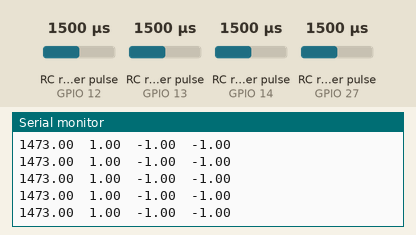
Simulated run of this sketch. Board: ESP32. Parts: the last lines printed to the serial monitor. Wiring (inferred from the names in the program): 4 × RC receiver channel: data GPIO 12 / data GPIO 13 / data GPIO 14 / data GPIO 27. The inputs (shaded band) are chosen by the test bench; at power-on: RC receiver pulse (sensors on GPIO 12, GPIO 13, GPIO 14, GPIO 27) 1500 µs.

Above: at 1.2 s.
1.3 s: RC receiver pulse (sensor on GPIO 12) set to 1020 µs
At 1.8 s:
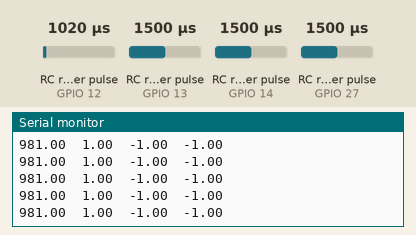
2.8 s: RC receiver pulse (sensor on GPIO 13) set to 1020 µs
At 3.6 s:
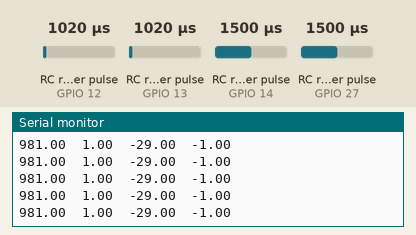
4.3 s: RC receiver pulse (sensor on GPIO 14) set to 1020 µs
At 5.1 s:
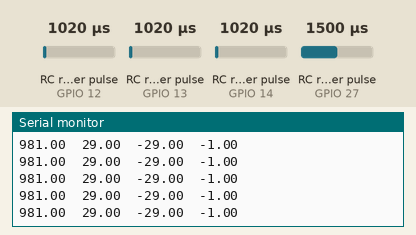
5.8 s: RC receiver pulse (sensor on GPIO 27) set to 1020 µs
At 6.3 s:
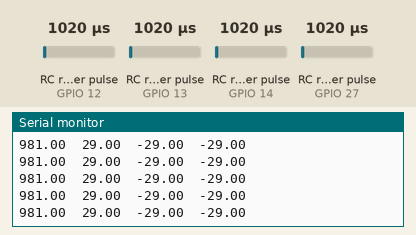
7.3 s: RC receiver pulse (sensor on GPIO 12) set to 1250 µs
At 8.3 s:
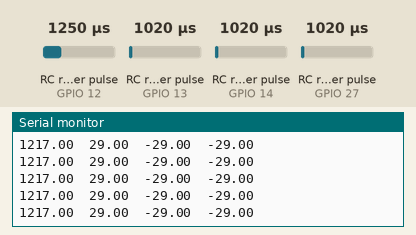
8.8 s: RC receiver pulse (sensor on GPIO 13) set to 1250 µs
At 9.8 s:
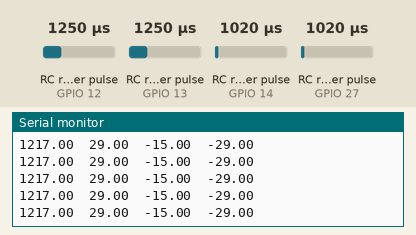
Timing chart, 0 to 11.3 s (numbered marks = the images above; inputs shaded):
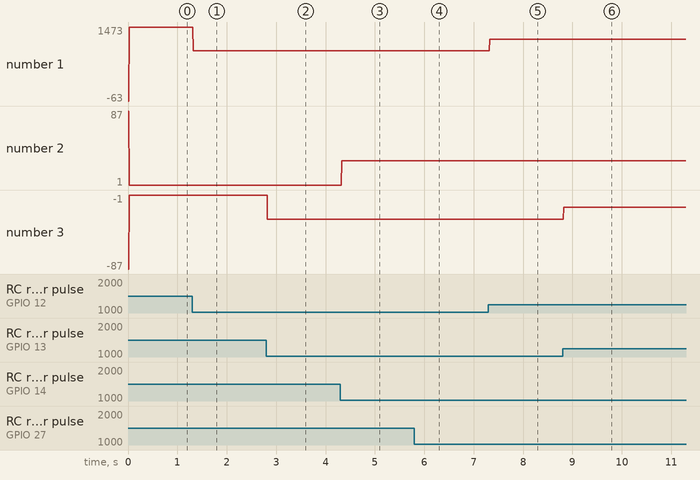

Measured:
- after the input at 1.3 s, the serial monitor: prints a new line at once (image 1)
- after the input at 2.8 s, the serial monitor: prints a new line at once (image 2)
- after the input at 4.3 s, the serial monitor: prints a new line at once (image 3)
- after the input at 5.8 s, the serial monitor: prints a new line at once (image 4)
- after the input at 7.3 s, the serial monitor: prints a new line at once (image 5)
- after the input at 8.8 s, the serial monitor: prints a new line at once (image 6)
- plotted number 1: 1473 → 981 after the input at 1.3 s, 981 → 1217 after the input at 7.3 s
- plotted number 2: 1 → 29 after the input at 4.3 s

The sketch:

lecturaMando.ino
```cpp
// Declaración de pines
#define pin_INT_Throttle 12 // Pin Throttle del mando RC
#define pin_INT_Yaw 27      // Pin Yaw del mando RC
#define pin_INT_Pitch 14    // Pin Pitch del mando RC
#define pin_INT_Roll 13     // Pin Roll del mando RC

float RC_Throttle_consigna, RC_Pitch_consigna, RC_Roll_consigna, RC_Yaw_consigna;

// AJUSTE MANDO RC - THROTLLE
const int us_max_Throttle_adj = 2000;
const int us_min_Throttle_adj = 950;
const float us_max_Throttle_raw = 2014;
const float us_min_Throttle_raw = 989;

// AJUSTE MANDO RC - PITCH
const float us_max_Pitch_raw = 2014;
const float us_min_Pitch_raw = 989;
const int us_max_Pitch_adj = -30;   // <-- Si teneis la entrada Pitch invertido sustituid este valor
const int us_min_Pitch_adj = 30;

// AJUSTE MANDO RC - ROLL
const float us_max_Roll_raw = 2014;
const float us_min_Roll_raw = 989;
const int us_max_Roll_adj = 30;     // <-- Si teneis la entrada Roll invertido sustituid este valor
const int us_min_Roll_adj = -30;

// AJUSTE MANDO RC - YAW
const float us_max_Yaw_raw = 2014;
const float us_min_Yaw_raw = 989;
const int us_max_Yaw_adj = 30;      // <-- Si teneis la entrada Yaw invertido sustituid este valor
const int us_min_Yaw_adj = -30;

volatile long Throttle_HIGH_us;
volatile int RC_Throttle_raw;

volatile long Pitch_HIGH_us;
volatile int RC_Pitch_raw;

volatile long Roll_HIGH_us;
volatile int RC_Roll_raw;

volatile long Yaw_HIGH_us;
volatile int RC_Yaw_raw;

long loop_timer, tiempo_ejecucion;

// INTERRUPCIÓN MANDO RC --> THROTTLE
void INT_Throttle() {
  if (digitalRead(pin_INT_Throttle) == HIGH)
    Throttle_HIGH_us = micros();
  else
    RC_Throttle_raw = micros() - Throttle_HIGH_us;
}

// INTERRUPCIÓN MANDO RC --> PITCH
void INT_Pitch() {
  if (digitalRead(pin_INT_Pitch) == HIGH)
    Pitch_HIGH_us = micros();
  else
    RC_Pitch_raw = micros() - Pitch_HIGH_us;
}

// INTERRUPCIÓN MANDO RC --> ROLL
void INT_Roll() {
  if (digitalRead(pin_INT_Roll) == HIGH)
    Roll_HIGH_us = micros();
  else
    RC_Roll_raw = micros() - Roll_HIGH_us;
}

// INTERRUPCIÓN MANDO RC --> YAW
void INT_Yaw() {
  if (digitalRead(pin_INT_Yaw) == HIGH)
    Yaw_HIGH_us = micros();
  else
    RC_Yaw_raw = micros() - Yaw_HIGH_us;
}

void setup() {
  // Declaración de pines como entrada
  pinMode(pin_INT_Yaw, INPUT_PULLUP);
  pinMode(pin_INT_Throttle, INPUT_PULLUP);
  pinMode(pin_INT_Pitch, INPUT_PULLUP);
  pinMode(pin_INT_Roll, INPUT_PULLUP);

  // Configuración de interrupciones con attachInterrupt
  attachInterrupt(digitalPinToInterrupt(pin_INT_Yaw), INT_Yaw, CHANGE);
  attachInterrupt(digitalPinToInterrupt(pin_INT_Throttle), INT_Throttle, CHANGE);
  attachInterrupt(digitalPinToInterrupt(pin_INT_Pitch), INT_Pitch, CHANGE);
  attachInterrupt(digitalPinToInterrupt(pin_INT_Roll), INT_Roll, CHANGE);

  // Inicializar comunicación serial
  Serial.begin(115200);
  loop_timer = micros(); // Inicializar temporizador
}

void loop() {
  // Esperar un intervalo fijo (10 ms)
  while (micros() - loop_timer < 10000);
  tiempo_ejecucion = (micros() - loop_timer) / 1000;
  loop_timer = micros();

   // Ecuaciones de procesamiento
  RC_Throttle_consigna = map(RC_Throttle_raw, us_min_Throttle_raw, us_max_Throttle_raw, us_min_Throttle_adj, us_max_Throttle_adj);
  RC_Pitch_consigna    = map(RC_Pitch_raw, us_min_Pitch_raw, us_max_Pitch_raw, us_min_Pitch_adj, us_max_Pitch_adj);
  RC_Roll_consigna     = map(RC_Roll_raw, us_min_Roll_raw, us_max_Roll_raw, us_min_Roll_adj, us_max_Roll_adj);
  RC_Yaw_consigna      = map(RC_Yaw_raw, us_min_Yaw_raw, us_max_Yaw_raw, us_min_Yaw_adj, us_max_Yaw_adj);

  // Monitor Serie
  Serial.print(RC_Throttle_consigna);
  Serial.print("\t");
  Serial.print(RC_Pitch_consigna);
  Serial.print("\t");
  Serial.print(RC_Roll_consigna);
  Serial.print("\t");
  Serial.println(RC_Yaw_consigna);
}
```
